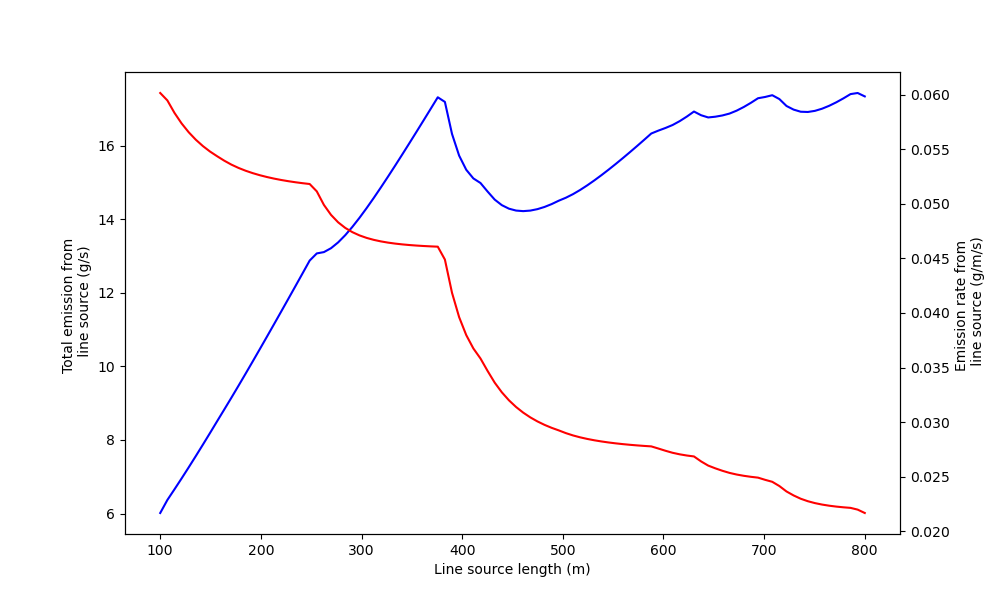

This figure's Python source:
from inverse_model_2 import inverse_conc_line, determine_stability_class, find_coeffs, find_basis_vectors, find_relative_distance, find_relative_distance2, ppm_to_g_m3
from scipy.optimize import curve_fit
import matplotlib.pyplot as plt
import numpy as np
import pandas as pd

# Load the dataset in:
file_path = 'data/msr_ch4_met_hrly_310524_270924.csv'
try:
    data = pd.read_csv(file_path)

    # Convert 'date' column to datetime format
    data['date'] = pd.to_datetime(data['date'], format='%Y-%m-%d %H:%M:%S')

    # Filter data to only include June and July 2024
    data = data[(data['date'] >= '2024-06-01') & (data['date'] <= '2024-07-01')]
except FileNotFoundError:
    print(f"Error: The file {file_path} was not found.")
    exit()
except pd.errors.EmptyDataError:
    print(f"Error: The file {file_path} is empty.")
    exit()
except pd.errors.ParserError:
    print(f"Error: The file {file_path} could not be parsed.")
    exit()


# First experiment to be run is sensitivity to the denominator restriction

data['stability_class'] = data.apply(determine_stability_class, axis=1)
data[['A', 'B', 'C', 'D']] = data.apply(find_coeffs, axis=1, result_type='expand')
data[['x_hat', 'y_hat']] = data.apply(find_basis_vectors, axis=1, result_type='expand')

# Introduce the fixed lat-lon coords for the points of interest
landfill = np.asarray([0.1436, 52.246])
sewage = np.asarray([0.157, 52.2335])
sampler = np.asarray([0.144343, 52.237111])

x_dist = np.asarray([(sampler[0]-landfill[0])*110000*np.cos(sampler[1]), 0])
y_dist = np.asarray([0, (sampler[1]-landfill[1])*110000])

x_dist2 = np.asarray([-(sampler[0]-sewage[0])*110000*np.cos(sampler[1]), 0])
y_dist2 = np.asarray([0, -(sampler[0]-sewage[0])*110000*np.cos(sampler[1])])

data[['x_rel_dist', 'y_rel_dist']] = data.apply(find_relative_distance, axis=1, result_type='expand')
data[['x_rel_dist2', 'y_rel_dist2']] = data.apply(find_relative_distance2, axis=1, result_type='expand')

q_averages = []
ls_values = np.linspace(100,800, 100)


for i in range(len(ls_values)):
    filtered_data=None
    ls = ls_values[i]
    data['q'] = data.apply(lambda row: inverse_conc_line(row, ls=ls), axis=1)
    filtered_data = data[data['q'] < 0.75]
    q_averages.append(np.nanmean(data['q']))


fig, ax1 = plt.subplots(figsize=(10, 6))
ax2 = ax1.twinx()
ax1.plot(ls_values, ppm_to_g_m3(np.array(q_averages)*ls_values), 'b-')
ax2.plot(ls_values, ppm_to_g_m3(np.array(q_averages)), 'r-')
ax2.set_ylabel('Emission rate from \n line source (g/m/s)')
ax1.set_xlabel('Line source length (m)')
ax1.set_ylabel('Total emission from \n line source (g/s)')

plt.savefig('sensitivity_experiment_2.png')

plt.show()



